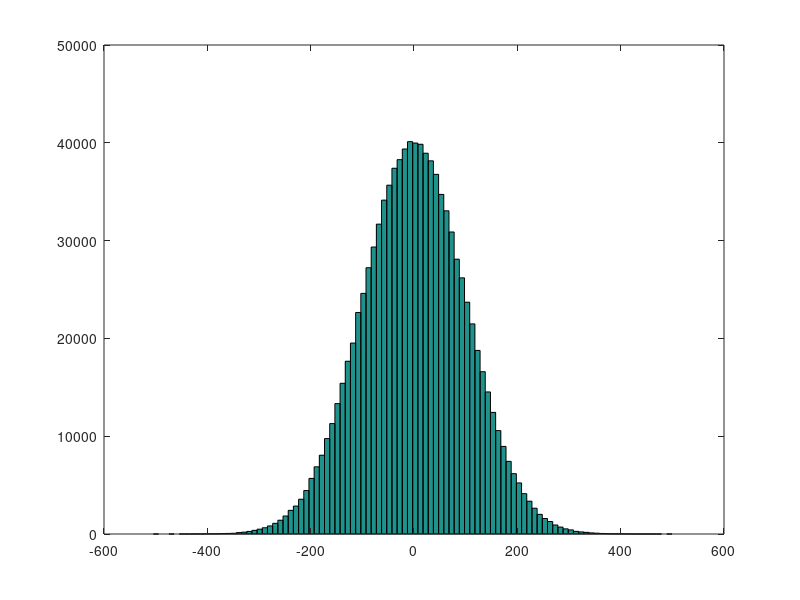
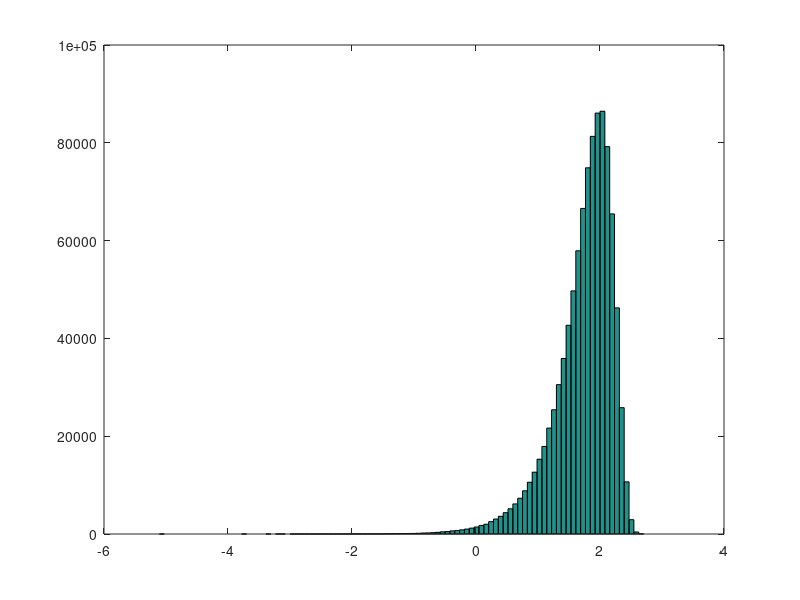
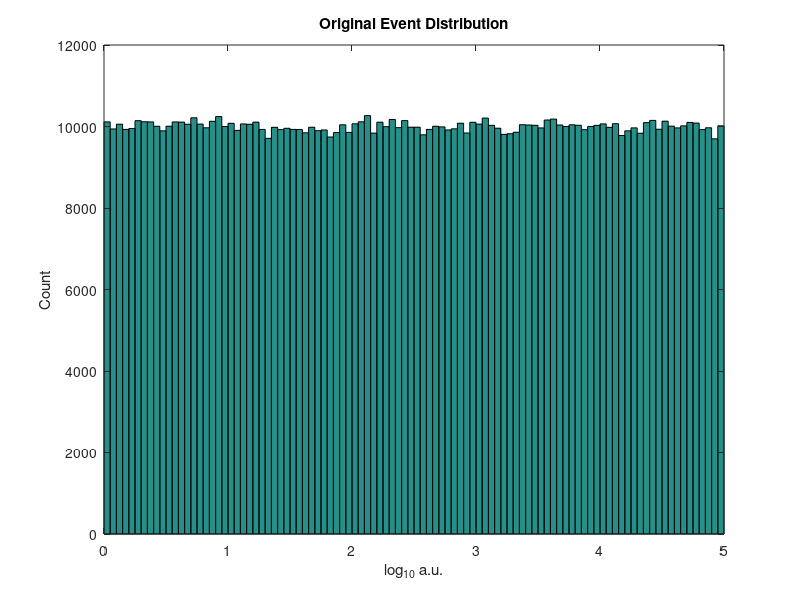

MATLAB code for these plots, in order: (Note: this script raises an error after producing the figures.)
% make a synthetic data set:
sigma = 100;
n_events = 1e6;
noise = randn(n_events,1)*sigma;
log_range = [0 5];
baseline = 10.^(log_range(1) + (rand(n_events,1)*(log_range(2)-log_range(1))));
% baseline = [10.^(log_range(1) + (rand(n_events/2,1)*(log_range(2)-log_range(1))));
%             10.^(log_range(1) + (rand(n_events/2,1)*(log_range(2)/2-log_range(1))))];
cumulative = baseline+noise;

figure;
hist(noise,1e2);

figure;
hist(log10(abs(noise)),1e2);

h = figure; hist(log10(baseline),1e2);
xlabel('log_{10} a.u.'); ylabel('Count'); title('Original Event Distribution');
outputfig(h,'nc-original','plots');

figure; hist(log10(cumulative(cumulative>0)),1e2);

h = figure; hist(cumulative(cumulative<800),1e2);
xlabel('a.u.'); ylabel('Count'); title('Events Plus Instrument Noise');
outputfig(h,'nc-error','plots');


[corrected,cum_prob] = negative_correction(cumulative,sigma);
h=figure; hist(log10(corrected),1e2);
xlabel('log_{10} a.u.'); ylabel('Count'); title('Corrected Event Distribution'); xlim([0 5]);
outputfig(h,'nc-corrected','plots');

% make sure the distribution is nicely flat
n = hist(log10(corrected),1e2);
assertElementsAlmostEqual(n,10000*ones(1,100),0.05,'relative');

%figure; hist(log10(corrected(corrected<1000)),1e2);



%%%%%%%%%%%%%%%%%%%%%%%%%%%%%%%%%%%%%%%%%%%%%%
% Can we decide what an ideal corrective plot would be?
% First X% into first bin, etc...
